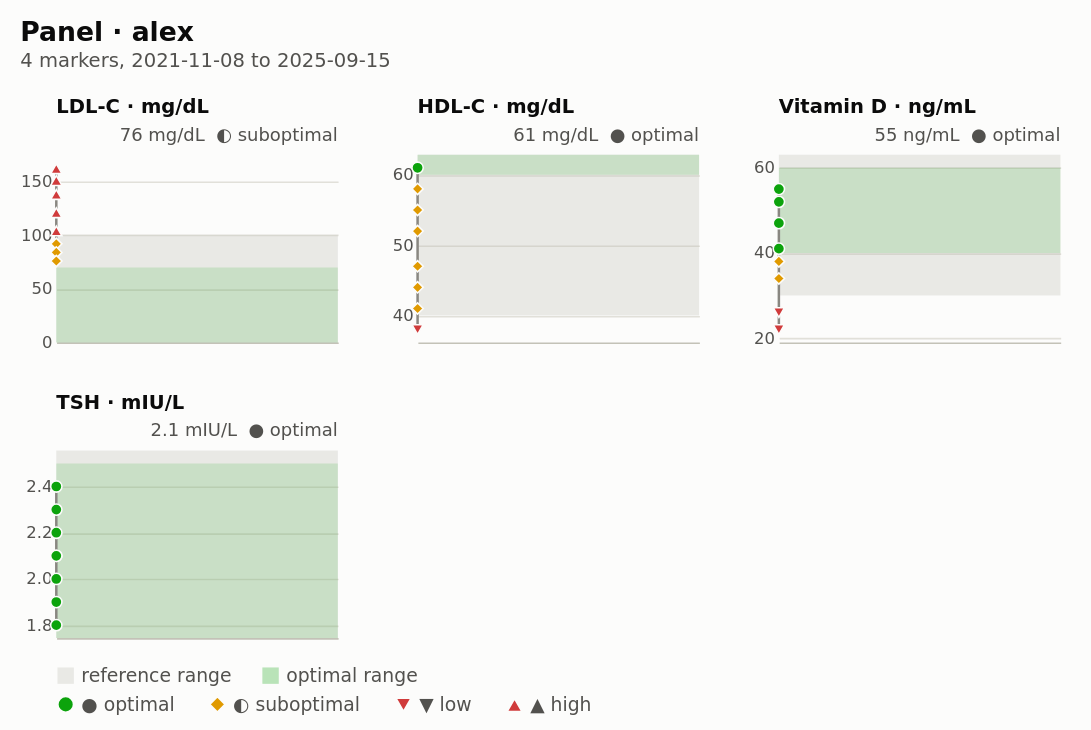

Vega-Lite specification for this chart:
### Vega-Lite specification from a JSON file in a GitHub repository (floating-point values rounded to 4 significant figures)
{"$schema": "https://vega.github.io/schema/vega-lite/v5.json", "description": "health-chart panel: small multiples, one compact time series per marker on its own y scale, reference and optimal bands shaded, points by status (glyph + word in the legend), latest value and status in each cell's header.", "padding": {"left": 12, "right": 20, "top": 12, "bottom": 8}, "background": "#fcfcfb", "title": {"text": "Panel · alex", "subtitle": "4 markers, 2021-11-08 to 2025-09-15", "anchor": "start", "offset": 16, "fontSize": 17, "subtitleFontSize": 12.5, "color": "#0b0b0b", "subtitleColor": "#52514e"}, "config": {"font": "DejaVu Sans", "view": {"stroke": null}, "axis": {"labelColor": "#52514e", "titleColor": "#52514e", "labelFontSize": 10.5, "titleFontSize": 11, "titleFontWeight": "normal", "gridColor": "#e1e0d9", "domainColor": "#c3c2b7", "tickColor": "#c3c2b7"}, "header": {"title": null, "labelAnchor": "start", "labelAlign": "left", "labelFontSize": 12.5, "labelFontWeight": "bold", "labelColor": "#0b0b0b", "labelPadding": 6}, "facet": {"spacing": {"row": 26, "column": 34}}, "legend": {"labelColor": "#52514e", "labelFontSize": 12, "orient": "bottom", "direction": "horizontal", "title": null, "symbolSize": 110, "columnPadding": 18, "layout": {"bottom": {"anchor": "start", "direction": "vertical", "margin": 6}}}}, "data": {"values": [{"person": "alex", "marker": "ldl-c", "label": "LDL-C", "date": "2021-11-08", "value": 162, "unit": "mg/dL", "value_label": "162 mg/dL", "status": "high", "glyph": "▲", "status_label": "▲ high", "color": "#d03b3b", "rgb": 13646651, "shape": "triangle-up", "pt": 9, "ref_low": 0, "ref_high": 100, "opt_low": null, "opt_high": 70, "series": "alex", "latest": 0, "panel": "LDL-C · mg/dL", "panel_index": 1, "latest_label": "76 mg/dL  ◐ suboptimal", "y_min": 0, "y_max": 175.0, "ref_y": 0, "ref_y2": 100, "opt_y": 0, "opt_y2": 70}, {"person": "alex", "marker": "ldl-c", "label": "LDL-C", "date": "2022-05-16", "value": 151, "unit": "mg/dL", "value_label": "151 mg/dL", "status": "high", "glyph": "▲", "status_label": "▲ high", "color": "#d03b3b", "rgb": 13646651, "shape": "triangle-up", "pt": 9, "ref_low": 0, "ref_high": 100, "opt_low": null, "opt_high": 70, "series": "alex", "latest": 0, "panel": "LDL-C · mg/dL", "panel_index": 1, "latest_label": "76 mg/dL  ◐ suboptimal", "y_min": 0, "y_max": 175.0, "ref_y": 0, "ref_y2": 100, "opt_y": 0, "opt_y2": 70}, {"person": "alex", "marker": "ldl-c", "label": "LDL-C", "date": "2022-11-14", "value": 138, "unit": "mg/dL", "value_label": "138 mg/dL", "status": "high", "glyph": "▲", "status_label": "▲ high", "color": "#d03b3b", "rgb": 13646651, "shape": "triangle-up", "pt": 9, "ref_low": 0, "ref_high": 100, "opt_low": null, "opt_high": 70, "series": "alex", "latest": 0, "panel": "LDL-C · mg/dL", "panel_index": 1, "latest_label": "76 mg/dL  ◐ suboptimal", "y_min": 0, "y_max": 175.0, "ref_y": 0, "ref_y2": 100, "opt_y": 0, "opt_y2": 70}, {"person": "alex", "marker": "ldl-c", "label": "LDL-C", "date": "2023-06-05", "value": 121, "unit": "mg/dL", "value_label": "121 mg/dL", "status": "high", "glyph": "▲", "status_label": "▲ high", "color": "#d03b3b", "rgb": 13646651, "shape": "triangle-up", "pt": 9, "ref_low": 0, "ref_high": 100, "opt_low": null, "opt_high": 70, "series": "alex", "latest": 0, "panel": "LDL-C · mg/dL", "panel_index": 1, "latest_label": "76 mg/dL  ◐ suboptimal", "y_min": 0, "y_max": 175.0, "ref_y": 0, "ref_y2": 100, "opt_y": 0, "opt_y2": 70}, {"person": "alex", "marker": "ldl-c", "label": "LDL-C", "date": "2024-01-15", "value": 104, "unit": "mg/dL", "value_label": "104 mg/dL", "status": "high", "glyph": "▲", "status_label": "▲ high", "color": "#d03b3b", "rgb": 13646651, "shape": "triangle-up", "pt": 9, "ref_low": 0, "ref_high": 100, "opt_low": null, "opt_high": 70, "series": "alex", "latest": 0, "panel": "LDL-C · mg/dL", "panel_index": 1, "latest_label": "76 mg/dL  ◐ suboptimal", "y_min": 0, "y_max": 175.0, "ref_y": 0, "ref_y2": 100, "opt_y": 0, "opt_y2": 70}, {"person": "alex", "marker": "ldl-c", "label": "LDL-C", "date": "2024-08-12", "value": 92, "unit": "mg/dL", "value_label": "92 mg/dL", "status": "suboptimal", "glyph": "◐", "status_label": "◐ suboptimal", "color": "#e09a00", "rgb": 14719488, "shape": "diamond", "pt": 13, "ref_low": 0, "ref_high": 100, "opt_low": null, "opt_high": 70, "series": "alex", "latest": 0, "panel": "LDL-C · mg/dL", "panel_index": 1, "latest_label": "76 mg/dL  ◐ suboptimal", "y_min": 0, "y_max": 175.0, "ref_y": 0, "ref_y2": 100, "opt_y": 0, "opt_y2": 70}, {"person": "alex", "marker": "ldl-c", "label": "LDL-C", "date": "2025-03-10", "value": 84, "unit": "mg/dL", "value_label": "84 mg/dL", "status": "suboptimal", "glyph": "◐", "status_label": "◐ suboptimal", "color": "#e09a00", "rgb": 14719488, "shape": "diamond", "pt": 13, "ref_low": 0, "ref_high": 100, "opt_low": null, "opt_high": 70, "series": "alex", "latest": 0, "panel": "LDL-C · mg/dL", "panel_index": 1, "latest_label": "76 mg/dL  ◐ suboptimal", "y_min": 0, "y_max": 175.0, "ref_y": 0, "ref_y2": 100, "opt_y": 0, "opt_y2": 70}, {"person": "alex", "marker": "ldl-c", "label": "LDL-C", "date": "2025-09-15", "value": 76, "unit": "mg/dL", "value_label": "76 mg/dL", "status": "suboptimal", "glyph": "◐", "status_label": "◐ suboptimal", "color": "#e09a00", "rgb": 14719488, "shape": "diamond", "pt": 13, "ref_low": 0, "ref_high": 100, "opt_low": null, "opt_high": 70, "series": "alex", "latest": 1, "panel": "LDL-C · mg/dL", "panel_index": 1, "latest_label": "76 mg/dL  ◐ suboptimal", "y_min": 0, "y_max": 175.0, "ref_y": 0, "ref_y2": 100, "opt_y": 0, "opt_y2": 70}, {"person": "alex", "marker": "hdl-c", "label": "HDL-C", "date": "2021-11-08", "value": 38, "unit": "mg/dL", "value_label": "38 mg/dL", "status": "low", "glyph": "▼", "status_label": "▼ low", "color": "#d03b3b", "rgb": 13646651, "shape": "triangle-down", "pt": 11, "ref_low": 40, "ref_high": null, "opt_low": 60, "opt_high": null, "series": "alex", "latest": 0, "panel": "HDL-C · mg/dL", "panel_index": 2, "latest_label": "61 mg/dL  ● optimal", "y_min": 36.16, "y_max": 62.84, "ref_y": 40, "ref_y2": 62.84, "opt_y": 60, "opt_y2": 62.84}, {"person": "alex", "marker": "hdl-c", "label": "HDL-C", "date": "2022-05-16", "value": 41, "unit": "mg/dL", "value_label": "41 mg/dL", "status": "suboptimal", "glyph": "◐", "status_label": "◐ suboptimal", "color": "#e09a00", "rgb": 14719488, "shape": "diamond", "pt": 13, "ref_low": 40, "ref_high": null, "opt_low": 60, "opt_high": null, "series": "alex", "latest": 0, "panel": "HDL-C · mg/dL", "panel_index": 2, "latest_label": "61 mg/dL  ● optimal", "y_min": 36.16, "y_max": 62.84, "ref_y": 40, "ref_y2": 62.84, "opt_y": 60, "opt_y2": 62.84}, {"person": "alex", "marker": "hdl-c", "label": "HDL-C", "date": "2022-11-14", "value": 44, "unit": "mg/dL", "value_label": "44 mg/dL", "status": "suboptimal", "glyph": "◐", "status_label": "◐ suboptimal", "color": "#e09a00", "rgb": 14719488, "shape": "diamond", "pt": 13, "ref_low": 40, "ref_high": null, "opt_low": 60, "opt_high": null, "series": "alex", "latest": 0, "panel": "HDL-C · mg/dL", "panel_index": 2, "latest_label": "61 mg/dL  ● optimal", "y_min": 36.16, "y_max": 62.84, "ref_y": 40, "ref_y2": 62.84, "opt_y": 60, "opt_y2": 62.84}, {"person": "alex", "marker": "hdl-c", "label": "HDL-C", "date": "2023-06-05", "value": 47, "unit": "mg/dL", "value_label": "47 mg/dL", "status": "suboptimal", "glyph": "◐", "status_label": "◐ suboptimal", "color": "#e09a00", "rgb": 14719488, "shape": "diamond", "pt": 13, "ref_low": 40, "ref_high": null, "opt_low": 60, "opt_high": null, "series": "alex", "latest": 0, "panel": "HDL-C · mg/dL", "panel_index": 2, "latest_label": "61 mg/dL  ● optimal", "y_min": 36.16, "y_max": 62.84, "ref_y": 40, "ref_y2": 62.84, "opt_y": 60, "opt_y2": 62.84}, {"person": "alex", "marker": "hdl-c", "label": "HDL-C", "date": "2024-01-15", "value": 52, "unit": "mg/dL", "value_label": "52 mg/dL", "status": "suboptimal", "glyph": "◐", "status_label": "◐ suboptimal", "color": "#e09a00", "rgb": 14719488, "shape": "diamond", "pt": 13, "ref_low": 40, "ref_high": null, "opt_low": 60, "opt_high": null, "series": "alex", "latest": 0, "panel": "HDL-C · mg/dL", "panel_index": 2, "latest_label": "61 mg/dL  ● optimal", "y_min": 36.16, "y_max": 62.84, "ref_y": 40, "ref_y2": 62.84, "opt_y": 60, "opt_y2": 62.84}, {"person": "alex", "marker": "hdl-c", "label": "HDL-C", "date": "2024-08-12", "value": 55, "unit": "mg/dL", "value_label": "55 mg/dL", "status": "suboptimal", "glyph": "◐", "status_label": "◐ suboptimal", "color": "#e09a00", "rgb": 14719488, "shape": "diamond", "pt": 13, "ref_low": 40, "ref_high": null, "opt_low": 60, "opt_high": null, "series": "alex", "latest": 0, "panel": "HDL-C · mg/dL", "panel_index": 2, "latest_label": "61 mg/dL  ● optimal", "y_min": 36.16, "y_max": 62.84, "ref_y": 40, "ref_y2": 62.84, "opt_y": 60, "opt_y2": 62.84}, {"person": "alex", "marker": "hdl-c", "label": "HDL-C", "date": "2025-03-10", "value": 58, "unit": "mg/dL", "value_label": "58 mg/dL", "status": "suboptimal", "glyph": "◐", "status_label": "◐ suboptimal", "color": "#e09a00", "rgb": 14719488, "shape": "diamond", "pt": 13, "ref_low": 40, "ref_high": null, "opt_low": 60, "opt_high": null, "series": "alex", "latest": 0, "panel": "HDL-C · mg/dL", "panel_index": 2, "latest_label": "61 mg/dL  ● optimal", "y_min": 36.16, "y_max": 62.84, "ref_y": 40, "ref_y2": 62.84, "opt_y": 60, "opt_y2": 62.84}, {"person": "alex", "marker": "hdl-c", "label": "HDL-C", "date": "2025-09-15", "value": 61, "unit": "mg/dL", "value_label": "61 mg/dL", "status": "optimal", "glyph": "●", "status_label": "● optimal", "color": "#0ca30c", "rgb": 828172, "shape": "circle", "pt": 7, "ref_low": 40, "ref_high": null, "opt_low": 60, "opt_high": null, "series": "alex", "latest": 1, "panel": "HDL-C · mg/dL", "panel_index": 2, "latest_label": "61 mg/dL  ● optimal", "y_min": 36.16, "y_max": 62.84, "ref_y": 40, "ref_y2": 62.84, "opt_y": 60, "opt_y2": 62.84}, {"person": "alex", "marker": "vitamin-d", "label": "Vitamin D", "date": "2021-11-08", "value": 22, "unit": "ng/mL", "value_label": "22 ng/mL", "status": "low", "glyph": "▼", "status_label": "▼ low", "color": "#d03b3b", "rgb": 13646651, "shape": "triangle-down", "pt": 11, "ref_low": 30, "ref_high": 100, "opt_low": 40, "opt_high": 60, "series": "alex", "latest": 0, "panel": "Vitamin D · ng/mL", "panel_index": 3, "latest_label": "55 ng/mL  ● optimal", "y_min": 18.96, "y_max": 63.04, "ref_y": 30, "ref_y2": 63.04, "opt_y": 40, "opt_y2": 60}, {"person": "alex", "marker": "vitamin-d", "label": "Vitamin D", "date": "2022-05-16", "value": 26, "unit": "ng/mL", "value_label": "26 ng/mL", "status": "low", "glyph": "▼", "status_label": "▼ low", "color": "#d03b3b", "rgb": 13646651, "shape": "triangle-down", "pt": 11, "ref_low": 30, "ref_high": 100, "opt_low": 40, "opt_high": 60, "series": "alex", "latest": 0, "panel": "Vitamin D · ng/mL", "panel_index": 3, "latest_label": "55 ng/mL  ● optimal", "y_min": 18.96, "y_max": 63.04, "ref_y": 30, "ref_y2": 63.04, "opt_y": 40, "opt_y2": 60}, {"person": "alex", "marker": "vitamin-d", "label": "Vitamin D", "date": "2022-11-14", "value": 34, "unit": "ng/mL", "value_label": "34 ng/mL", "status": "suboptimal", "glyph": "◐", "status_label": "◐ suboptimal", "color": "#e09a00", "rgb": 14719488, "shape": "diamond", "pt": 13, "ref_low": 30, "ref_high": 100, "opt_low": 40, "opt_high": 60, "series": "alex", "latest": 0, "panel": "Vitamin D · ng/mL", "panel_index": 3, "latest_label": "55 ng/mL  ● optimal", "y_min": 18.96, "y_max": 63.04, "ref_y": 30, "ref_y2": 63.04, "opt_y": 40, "opt_y2": 60}, {"person": "alex", "marker": "vitamin-d", "label": "Vitamin D", "date": "2023-06-05", "value": 41, "unit": "ng/mL", "value_label": "41 ng/mL", "status": "optimal", "glyph": "●", "status_label": "● optimal", "color": "#0ca30c", "rgb": 828172, "shape": "circle", "pt": 7, "ref_low": 30, "ref_high": 100, "opt_low": 40, "opt_high": 60, "series": "alex", "latest": 0, "panel": "Vitamin D · ng/mL", "panel_index": 3, "latest_label": "55 ng/mL  ● optimal", "y_min": 18.96, "y_max": 63.04, "ref_y": 30, "ref_y2": 63.04, "opt_y": 40, "opt_y2": 60}, {"person": "alex", "marker": "vitamin-d", "label": "Vitamin D", "date": "2024-01-15", "value": 38, "unit": "ng/mL", "value_label": "38 ng/mL", "status": "suboptimal", "glyph": "◐", "status_label": "◐ suboptimal", "color": "#e09a00", "rgb": 14719488, "shape": "diamond", "pt": 13, "ref_low": 30, "ref_high": 100, "opt_low": 40, "opt_high": 60, "series": "alex", "latest": 0, "panel": "Vitamin D · ng/mL", "panel_index": 3, "latest_label": "55 ng/mL  ● optimal", "y_min": 18.96, "y_max": 63.04, "ref_y": 30, "ref_y2": 63.04, "opt_y": 40, "opt_y2": 60}, {"person": "alex", "marker": "vitamin-d", "label": "Vitamin D", "date": "2024-08-12", "value": 47, "unit": "ng/mL", "value_label": "47 ng/mL", "status": "optimal", "glyph": "●", "status_label": "● optimal", "color": "#0ca30c", "rgb": 828172, "shape": "circle", "pt": 7, "ref_low": 30, "ref_high": 100, "opt_low": 40, "opt_high": 60, "series": "alex", "latest": 0, "panel": "Vitamin D · ng/mL", "panel_index": 3, "latest_label": "55 ng/mL  ● optimal", "y_min": 18.96, "y_max": 63.04, "ref_y": 30, "ref_y2": 63.04, "opt_y": 40, "opt_y2": 60}, {"person": "alex", "marker": "vitamin-d", "label": "Vitamin D", "date": "2025-03-10", "value": 52, "unit": "ng/mL", "value_label": "52 ng/mL", "status": "optimal", "glyph": "●", "status_label": "● optimal", "color": "#0ca30c", "rgb": 828172, "shape": "circle", "pt": 7, "ref_low": 30, "ref_high": 100, "opt_low": 40, "opt_high": 60, "series": "alex", "latest": 0, "panel": "Vitamin D · ng/mL", "panel_index": 3, "latest_label": "55 ng/mL  ● optimal", "y_min": 18.96, "y_max": 63.04, "ref_y": 30, "ref_y2": 63.04, "opt_y": 40, "opt_y2": 60}, {"person": "alex", "marker": "vitamin-d", "label": "Vitamin D", "date": "2025-09-15", "value": 55, "unit": "ng/mL", "value_label": "55 ng/mL", "status": "optimal", "glyph": "●", "status_label": "● optimal", "color": "#0ca30c", "rgb": 828172, "shape": "circle", "pt": 7, "ref_low": 30, "ref_high": 100, "opt_low": 40, "opt_high": 60, "series": "alex", "latest": 1, "panel": "Vitamin D · ng/mL", "panel_index": 3, "latest_label": "55 ng/mL  ● optimal", "y_min": 18.96, "y_max": 63.04, "ref_y": 30, "ref_y2": 63.04, "opt_y": 40, "opt_y2": 60}, {"person": "alex", "marker": "tsh", "label": "TSH", "date": "2021-11-08", "value": 1.8, "unit": "mIU/L", "value_label": "1.8 mIU/L", "status": "optimal", "glyph": "●", "status_label": "● optimal", "color": "#0ca30c", "rgb": 828172, "shape": "circle", "pt": 7, "ref_low": 0.4, "ref_high": 4.0, "opt_low": 0.5, "opt_high": 2.5, "series": "alex", "latest": 0, "panel": "TSH · mIU/L", "panel_index": 4, "latest_label": "2.1 mIU/L  ● optimal", "y_min": 1.744, "y_max": 2.556, "ref_y": 1.744, "ref_y2": 2.556, "opt_y": 1.744, "opt_y2": 2.5}, {"person": "alex", "marker": "tsh", "label": "TSH", "date": "2022-05-16", "value": 2.1, "unit": "mIU/L", "value_label": "2.1 mIU/L", "status": "optimal", "glyph": "●", "status_label": "● optimal", "color": "#0ca30c", "rgb": 828172, "shape": "circle", "pt": 7, "ref_low": 0.4, "ref_high": 4.0, "opt_low": 0.5, "opt_high": 2.5, "series": "alex", "latest": 0, "panel": "TSH · mIU/L", "panel_index": 4, "latest_label": "2.1 mIU/L  ● optimal", "y_min": 1.744, "y_max": 2.556, "ref_y": 1.744, "ref_y2": 2.556, "opt_y": 1.744, "opt_y2": 2.5}, {"person": "alex", "marker": "tsh", "label": "TSH", "date": "2022-11-14", "value": 1.9, "unit": "mIU/L", "value_label": "1.9 mIU/L", "status": "optimal", "glyph": "●", "status_label": "● optimal", "color": "#0ca30c", "rgb": 828172, "shape": "circle", "pt": 7, "ref_low": 0.4, "ref_high": 4.0, "opt_low": 0.5, "opt_high": 2.5, "series": "alex", "latest": 0, "panel": "TSH · mIU/L", "panel_index": 4, "latest_label": "2.1 mIU/L  ● optimal", "y_min": 1.744, "y_max": 2.556, "ref_y": 1.744, "ref_y2": 2.556, "opt_y": 1.744, "opt_y2": 2.5}, {"person": "alex", "marker": "tsh", "label": "TSH", "date": "2023-06-05", "value": 2.4, "unit": "mIU/L", "value_label": "2.4 mIU/L", "status": "optimal", "glyph": "●", "status_label": "● optimal", "color": "#0ca30c", "rgb": 828172, "shape": "circle", "pt": 7, "ref_low": 0.4, "ref_high": 4.0, "opt_low": 0.5, "opt_high": 2.5, "series": "alex", "latest": 0, "panel": "TSH · mIU/L", "panel_index": 4, "latest_label": "2.1 mIU/L  ● optimal", "y_min": 1.744, "y_max": 2.556, "ref_y": 1.744, "ref_y2": 2.556, "opt_y": 1.744, "opt_y2": 2.5}, {"person": "alex", "marker": "tsh", "label": "TSH", "date": "2024-01-15", "value": 2.2, "unit": "mIU/L", "value_label": "2.2 mIU/L", "status": "optimal", "glyph": "●", "status_label": "● optimal", "color": "#0ca30c", "rgb": 828172, "shape": "circle", "pt": 7, "ref_low": 0.4, "ref_high": 4.0, "opt_low": 0.5, "opt_high": 2.5, "series": "alex", "latest": 0, "panel": "TSH · mIU/L", "panel_index": 4, "latest_label": "2.1 mIU/L  ● optimal", "y_min": 1.744, "y_max": 2.556, "ref_y": 1.744, "ref_y2": 2.556, "opt_y": 1.744, "opt_y2": 2.5}, {"person": "alex", "marker": "tsh", "label": "TSH", "date": "2024-08-12", "value": 2.0, "unit": "mIU/L", "value_label": "2 mIU/L", "status": "optimal", "glyph": "●", "status_label": "● optimal", "color": "#0ca30c", "rgb": 828172, "shape": "circle", "pt": 7, "ref_low": 0.4, "ref_high": 4.0, "opt_low": 0.5, "opt_high": 2.5, "series": "alex", "latest": 0, "panel": "TSH · mIU/L", "panel_index": 4, "latest_label": "2.1 mIU/L  ● optimal", "y_min": 1.744, "y_max": 2.556, "ref_y": 1.744, "ref_y2": 2.556, "opt_y": 1.744, "opt_y2": 2.5}, {"person": "alex", "marker": "tsh", "label": "TSH", "date": "2025-03-10", "value": 2.3, "unit": "mIU/L", "value_label": "2.3 mIU/L", "status": "optimal", "glyph": "●", "status_label": "● optimal", "color": "#0ca30c", "rgb": 828172, "shape": "circle", "pt": 7, "ref_low": 0.4, "ref_high": 4.0, "opt_low": 0.5, "opt_high": 2.5, "series": "alex", "latest": 0, "panel": "TSH · mIU/L", "panel_index": 4, "latest_label": "2.1 mIU/L  ● optimal", "y_min": 1.744, "y_max": 2.556, "ref_y": 1.744, "ref_y2": 2.556, "opt_y": 1.744, "opt_y2": 2.5}, {"person": "alex", "marker": "tsh", "label": "TSH", "date": "2025-09-15", "value": 2.1, "unit": "mIU/L", "value_label": "2.1 mIU/L", "status": "optimal", "glyph": "●", "status_label": "● optimal", "color": "#0ca30c", "rgb": 828172, "shape": "circle", "pt": 7, "ref_low": 0.4, "ref_high": 4.0, "opt_low": 0.5, "opt_high": 2.5, "series": "alex", "latest": 1, "panel": "TSH · mIU/L", "panel_index": 4, "latest_label": "2.1 mIU/L  ● optimal", "y_min": 1.744, "y_max": 2.556, "ref_y": 1.744, "ref_y2": 2.556, "opt_y": 1.744, "opt_y2": 2.5}]}, "facet": {"field": "panel", "type": "nominal", "sort": {"field": "panel_index", "op": "min"}, "header": {"labelLimit": 0}}, "columns": 3, "resolve": {"scale": {"y": "independent"}, "axis": {"x": "independent"}}, "spec": {"width": 180, "height": 120, "encoding": {"x": {"field": "date", "type": "temporal", "title": null, "scale": {"type": "utc", "domain": [1631491200000, 1762732800000]}, "axis": {"values": [1640995200000, 1704067200000], "format": "%Y", "formatType": "utc", "grid": false, "labelPadding": 4}}}, "layer": [{"mark": {"type": "rule", "opacity": 0}, "encoding": {"y": {"field": "y_min", "type": "quantitative", "aggregate": "min", "title": null, "scale": {"nice": false, "zero": false}, "axis": {"tickCount": 3, "labelPadding": 3, "domain": false, "ticks": false}}, "y2": {"field": "y_max", "aggregate": "max"}, "x": null}}, {"transform": [{"filter": "isValid(datum.ref_y) && isValid(datum.ref_y2)"}], "mark": {"type": "rect", "opacity": 0.28}, "encoding": {"x": null, "y": {"field": "ref_y", "type": "quantitative", "aggregate": "min"}, "y2": {"field": "ref_y2", "aggregate": "max"}, "fill": {"datum": "reference range", "type": "nominal", "scale": {"domain": ["reference range", "optimal range"], "range": ["#b8b7ad", "#0ca30c"]}, "legend": {"symbolType": "square", "encode": {"symbols": {"update": {"opacity": {"value": 0.6}}}}}}}}, {"transform": [{"filter": "isValid(datum.opt_y) && isValid(datum.opt_y2)"}], "mark": {"type": "rect", "opacity": 0.14}, "encoding": {"x": null, "y": {"field": "opt_y", "type": "quantitative", "aggregate": "min"}, "y2": {"field": "opt_y2", "aggregate": "max"}, "fill": {"datum": "optimal range", "type": "nominal"}}}, {"mark": {"type": "line", "strokeWidth": 1.6, "color": "#898781", "interpolate": "linear"}, "encoding": {"y": {"field": "value", "type": "quantitative"}}}, {"mark": {"type": "point", "filled": true, "size": 52, "opacity": 1, "stroke": "#fcfcfb", "strokeWidth": 1}, "encoding": {"y": {"field": "value", "type": "quantitative"}, "color": {"field": "status_label", "type": "nominal", "scale": {"domain": ["● optimal", "◐ suboptimal", "▼ low", "▲ high"], "range": ["#0ca30c", "#e09a00", "#d03b3b", "#d03b3b"]}}, "shape": {"field": "status_label", "type": "nominal", "scale": {"domain": ["● optimal", "◐ suboptimal", "▼ low", "▲ high"], "range": ["circle", "diamond", "triangle-down", "triangle-up"]}}, "tooltip": [{"field": "label", "title": "marker"}, {"field": "date", "title": "drawn"}, {"field": "value_label", "title": "value"}, {"field": "status_label", "title": "status"}]}}, {"transform": [{"filter": "datum.latest == 1"}], "mark": {"type": "text", "align": "right", "baseline": "bottom", "fontSize": 11.5, "x": 180, "y": -7, "color": "#52514e"}, "encoding": {"text": {"field": "latest_label"}, "x": null}}]}}
